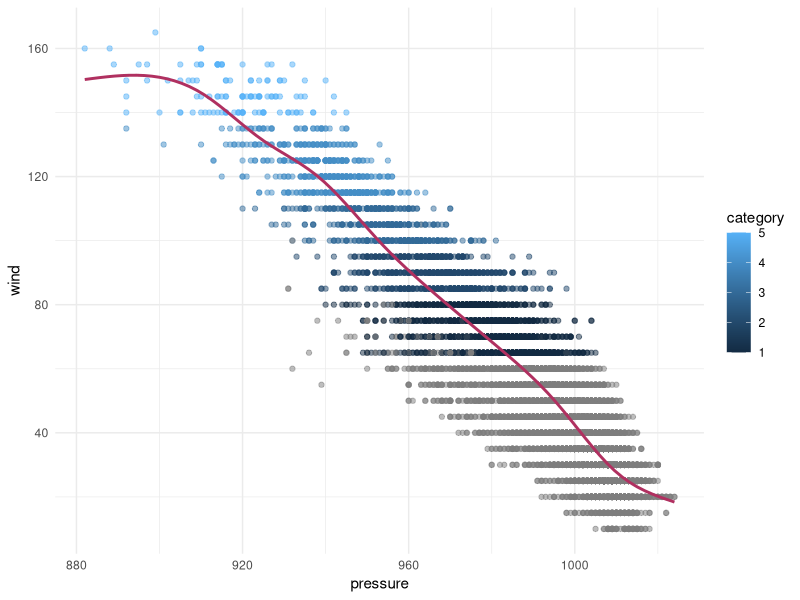

Write R code to recreate this figure.
## ---- chunk 1
library(tidyverse)
library(ggplot2)

ggplot(data = storms, 
       mapping = aes(x = pressure, 
                     y = wind)) +
  geom_point(aes(color = category), alpha = 0.5) +
  geom_smooth(se = FALSE, color = "maroon") +
  theme_minimal()

